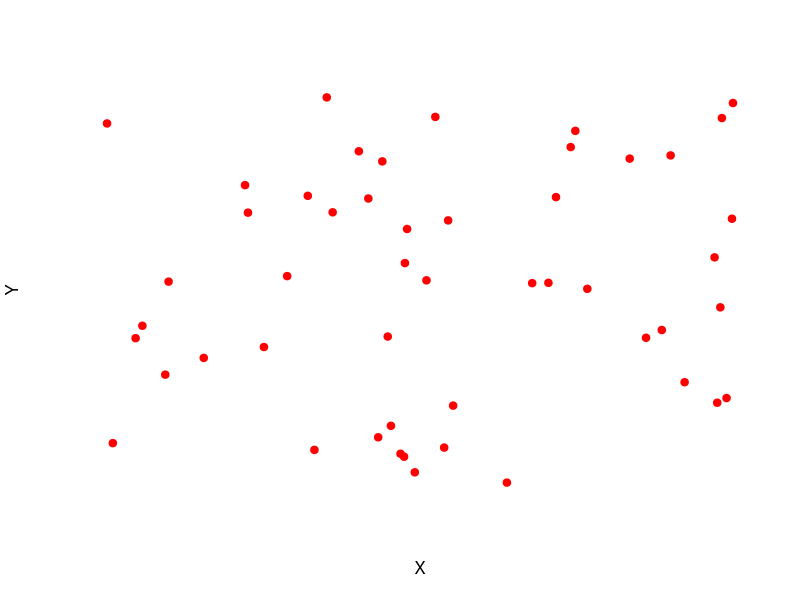
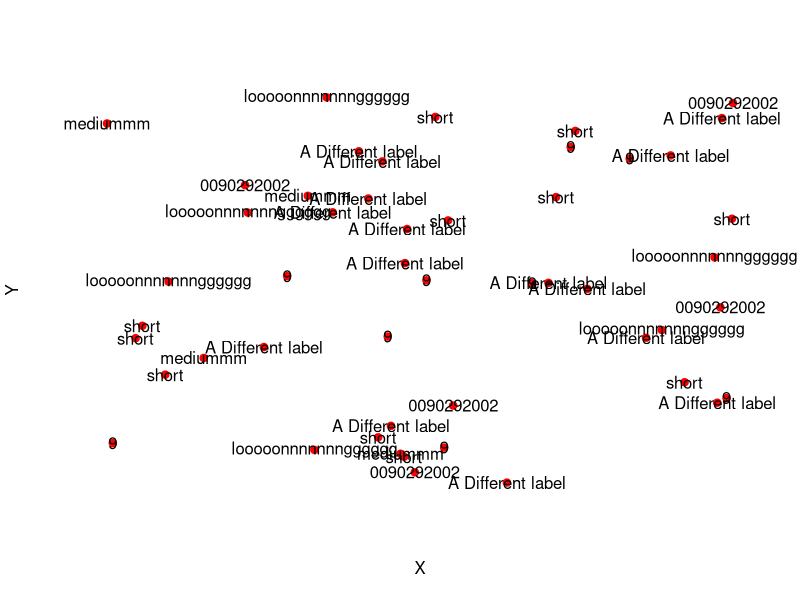
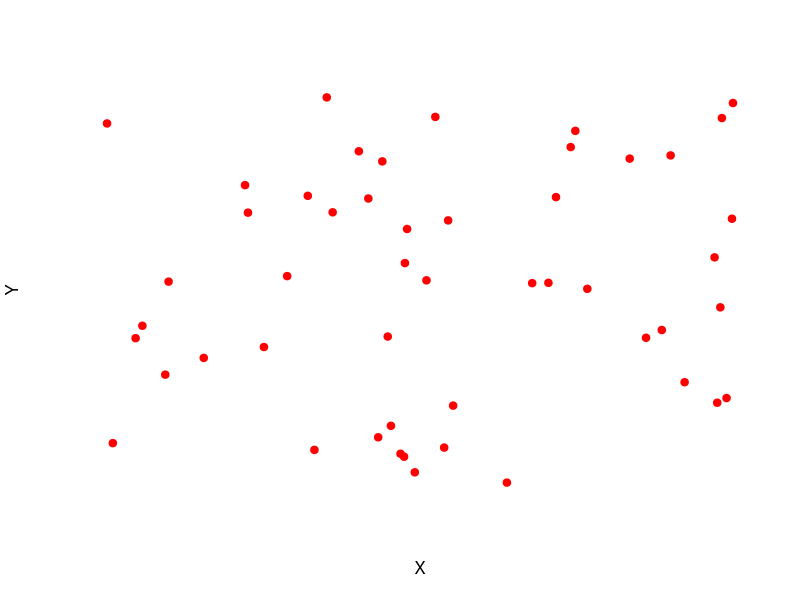

Recreate these plots in R, in order. (Note: this script raises an error after producing the figures.)
#library(addTextLabels)

# Create some random points
n <- 50
testLabels <- c("short", "mediummm", "looooonnnnnnngggggg", "0090292002", "9", "A Different label")
coords <- data.frame(X=runif(n), Y=runif(n, min=0, max=100), Name=sample(testLabels, size=n, replace=TRUE),
                     stringsAsFactors = FALSE)

# Plot them without labels
plot(x=coords$X, y=coords$Y, pch=19, bty="n", xaxt="n", yaxt="n", col="red", xlab="X", ylab="Y")

pdf("/home/josephcrispell/Desktop/test.pdf")

# With potentially overlapping labels
plot(x=coords$X, y=coords$Y, pch=19, bty="n", xaxt="n", yaxt="n", col="red", xlab="X", ylab="Y")
text(coords$X, coords$Y, labels=coords$Name, xpd=TRUE)

# Plot them with non-overlapping labels
plot(x=coords$X, y=coords$Y, pch=19, bty="n", xaxt="n", yaxt="n", col="red", xlab="X", ylab="Y")
addTextLabels(coords$X, coords$Y, coords$Name, cex=0.9, col.label="black")

# Plot them with non-overlapping labels
plot(x=coords$X, y=coords$Y, pch=19, bty="n", xaxt="n", yaxt="n", col="red", xlab="X", ylab="Y")
addTextLabels(coords$X, coords$Y, coords$Name, cex=0.9, col.background=rgb(0,0,0, 0.75), col.label="white")

dev.off()


x = c(0.8846, 1.1554, 0.9317, 0.9703, 0.9053, 0.9454, 1.0146, 0.9012, 
      0.9055, 1.3307)
y = c(0.9828, 1.0329, 0.931, 1.3794, 0.9273, 0.9605, 1.0259, 0.9542, 
      0.9717, 0.9357)
ShortSci = c("MotAlb", "PruMod", "EriRub", "LusMeg", "PhoOch", "PhoPho", 
             "SaxRub", "TurMer", "TurPil", "TurPhi")

# basic plot
plot(x, y, asp=1)
abline(h = 1, col = "green")
abline(v = 1, col = "green")

addTextLabels(x, y, ShortSci, cex=0.9, col.background=rgb(0,0,0, 0.75), col.label="white")
